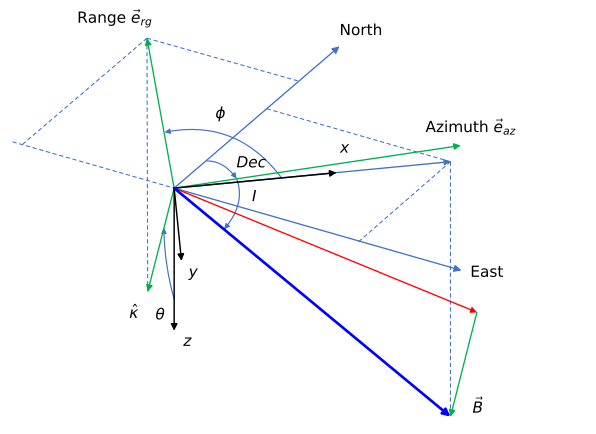

Generate this figure with Python:
"""Fig. 29 — Relation between the east-north and vertical coordinate and the
B-aligned coordinate Here the geomagnetic field B is assigned with declination
Dec and inclination, or geomagnetic dip angle I. The direction of x-axis in the
B-aligned coordinate is parallel to the projection of B on the horizontal plane.

ATBD L1 SAR (atbd-l1-sar), section 4.10.5 (Step 3, equation 4.111 and the text
that follows). Redrawn from the original figure and the text of the section:
the B-aligned frame has x along the horizontal projection of the geomagnetic
field B, z vertically downward and y = z x x; the figure also shows the range
direction (unit vector e_rg, LOS projected on the horizontal plane), the
azimuth direction (unit vector e_az), the propagation vector kappa (green arrow
pointing downwards), the incidence angle theta, the angle phi between the
projection of kappa on the horizontal plane and x, and the projection of B
along kappa (red arrow). This is a schematic perspective sketch: the positions
and angles are qualitative, taken from the original figure, not measured.

To modify: change the positions in GEOMETRY (pixels of the original figure,
x to the right, y downwards), the labels in LABELS or the colours in COLOURS,
then run ``python3 fig29.py`` (matplotlib needed): it rewrites
fig29.svg (web page) and fig29.pdf (PDF export) next to this file. Commit the
three files together. Keep a dark text colour: the page puts a white
background behind the figure in both site themes.
"""

from pathlib import Path

import matplotlib

matplotlib.use("Agg")
import matplotlib.pyplot as plt  # noqa: E402
from matplotlib.patches import FancyArrowPatch  # noqa: E402
from matplotlib.path import Path as MPath  # noqa: E402

# -- colours and sizes -------------------------------------------------------
COLOURS = {"text": "#000000", "black": "#000000", "blue": "#4472c4",
           "B": "#0000ff", "green": "#00b050", "red": "#ff0000"}
WIDTH_IN = 6.2  # PDF text width
FONT_PT = 11.5  # the PDF export prints it at about 65 %: subscripts stay >= 5 pt

# -- geometry (pixels of the original figure, y downwards) -------------------
X_MIN, X_MAX, Y_MIN, Y_MAX = -10, 800, 5, 595  # canvas, with room for the larger text
ORIGIN = (227, 261)  # origin of all the vectors
RANGE_TIP, AZIMUTH_TIP = (190, 57), (617, 203)  # e_rg and e_az
NORTH_TIP, EAST_TIP = (452, 68), (618, 373)
X_TIP, Y_TIP, Z_TIP = (448, 240), (237, 360), (227, 455)  # B-aligned axes
B_TIP = (603, 572)  # the geomagnetic field
B_HORIZ = (603, 225)  # projection of B on the horizontal plane (along x)
KAPPA_TIP = (191, 402)  # propagation vector, green, pointing downwards
B_ALONG_KAPPA = (639, 430)  # projection of B along kappa (red arrow)
# dashed construction lines, each ((x, y), (x, y))
DASHED = [
    (RANGE_TIP, KAPPA_TIP),  # vertical, under the range tip
    (RANGE_TIP, (395, 115)),  # to the north axis
    ((353, 153), B_HORIZ),  # from the north axis to the projection of B
    (RANGE_TIP, (20, 202)),
    ((7, 198), ORIGIN),
    ((478, 334), B_HORIZ),  # from the east axis to the projection of B
    (B_HORIZ, B_TIP),  # vertical, from the projection of B down to B
]
# angle arcs: (start, a point on the arc, end); the arrow points to the end
ARC_PHI = ((373, 247), (303, 191), (214, 185))  # x axis to range direction
ARC_DEC = ((272, 224), (293, 230), (312, 248))  # north to x axis
ARC_I = ((312, 248), (314, 282), (295, 317))  # x axis (horizontal) down to B
ARC_THETA = ((227, 412), (217, 365), (213, 315))  # vertical (z) to kappa

# -- labels (mathtext), word for word from the original figure ----------------
LABELS = {
    "range": (r"Range $\vec{e}_{rg}$", (95, 30), "left"),
    "azimuth": (r"Azimuth $\vec{e}_{az}$", (569, 178), "left"),
    "north": ("North", (452, 47), "left"),
    "east": ("East", (630, 376), "left"),
    "x": (r"$x$", (459, 207), "center"),
    "y": (r"$y$", (253, 376), "center"),
    "z": (r"$z$", (245, 470), "center"),
    "B": (r"$\vec{B}$", (633, 560), "left"),
    "kappa": (r"$\hat{\kappa}$", (172, 432), "center"),
    "phi": (r"$\phi$", (290, 160), "center"),
    "dec": (r"$Dec$", (332, 227), "center"),
    "I": (r"$I$", (336, 273), "center"),
    "theta": (r"$\theta$", (208, 434), "center"),
}

# -- drawing -------------------------------------------------------------------
plt.rcParams.update({"mathtext.fontset": "dejavusans", "font.size": FONT_PT})
fig = plt.figure(figsize=(WIDTH_IN, WIDTH_IN * (Y_MAX - Y_MIN) / (X_MAX - X_MIN)))
ax = fig.add_axes([0, 0, 1, 1])
ax.set_xlim(X_MIN, X_MAX)
ax.set_ylim(Y_MAX, Y_MIN)
ax.axis("off")


def arrow(p0, p1, colour, lw=1.0, head=9, rad=0.0, style="-|>"):
    ax.annotate("", xy=p1, xytext=p0, arrowprops=dict(
        arrowstyle=style, color=COLOURS[colour], lw=lw, shrinkA=0, shrinkB=0,
        mutation_scale=head, connectionstyle=f"arc3,rad={rad}"))


for p0, p1 in DASHED:
    ax.plot([p0[0], p1[0]], [p0[1], p1[1]], color=COLOURS["blue"], lw=0.8,
            dashes=(4, 2.5), zorder=1)

# thin blue lines: north, east, and the projection of B on the horizontal plane
arrow(ORIGIN, NORTH_TIP, "blue", head=11)
arrow(ORIGIN, EAST_TIP, "blue", head=11)
arrow(ORIGIN, B_HORIZ, "blue")
# green: range, azimuth, kappa; green segment closing the triangle with B
arrow(ORIGIN, RANGE_TIP, "green", head=10)
arrow(ORIGIN, AZIMUTH_TIP, "green", head=10)
arrow(ORIGIN, KAPPA_TIP, "green", head=10)
arrow(B_ALONG_KAPPA, B_TIP, "green", head=10)
# black axes x, y, z (B-aligned)
arrow(ORIGIN, X_TIP, "black", lw=1.1, head=10)
arrow(ORIGIN, Y_TIP, "black", lw=1.1, head=10)
arrow(ORIGIN, Z_TIP, "black", lw=1.1, head=10)
# the red arrow (B projected along kappa) and the geomagnetic field B
arrow(ORIGIN, B_ALONG_KAPPA, "red", head=9)
arrow(ORIGIN, B_TIP, "B", lw=2.0, head=11)
# angle arcs
for p0, pm, p1 in (ARC_PHI, ARC_DEC, ARC_I, ARC_THETA):
    ctrl = (2 * pm[0] - (p0[0] + p1[0]) / 2, 2 * pm[1] - (p0[1] + p1[1]) / 2)
    ax.add_patch(FancyArrowPatch(
        path=MPath([p0, ctrl, p1], [MPath.MOVETO, MPath.CURVE3, MPath.CURVE3]),
        arrowstyle="-|>", color=COLOURS["blue"], lw=0.9, mutation_scale=8,
        shrinkA=0, shrinkB=0))

for s, (x, y), ha in LABELS.values():
    ax.text(x, y, s, color=COLOURS["text"], ha=ha, va="center")

# -- output (same bytes for the same script: fixed ids and dates) -------------
if __name__ == "__main__":
    plt.rcParams.update({"svg.hashsalt": "esa-doc2open", "svg.fonttype": "path",
                         "pdf.fonttype": 42})
    stem = Path(__file__).with_suffix("")
    fig.savefig(f"{stem}.svg", format="svg", transparent=True, metadata={"Date": None})
    fig.savefig(f"{stem}.pdf", format="pdf", transparent=True,
                metadata={"CreationDate": None, "ModDate": None})
